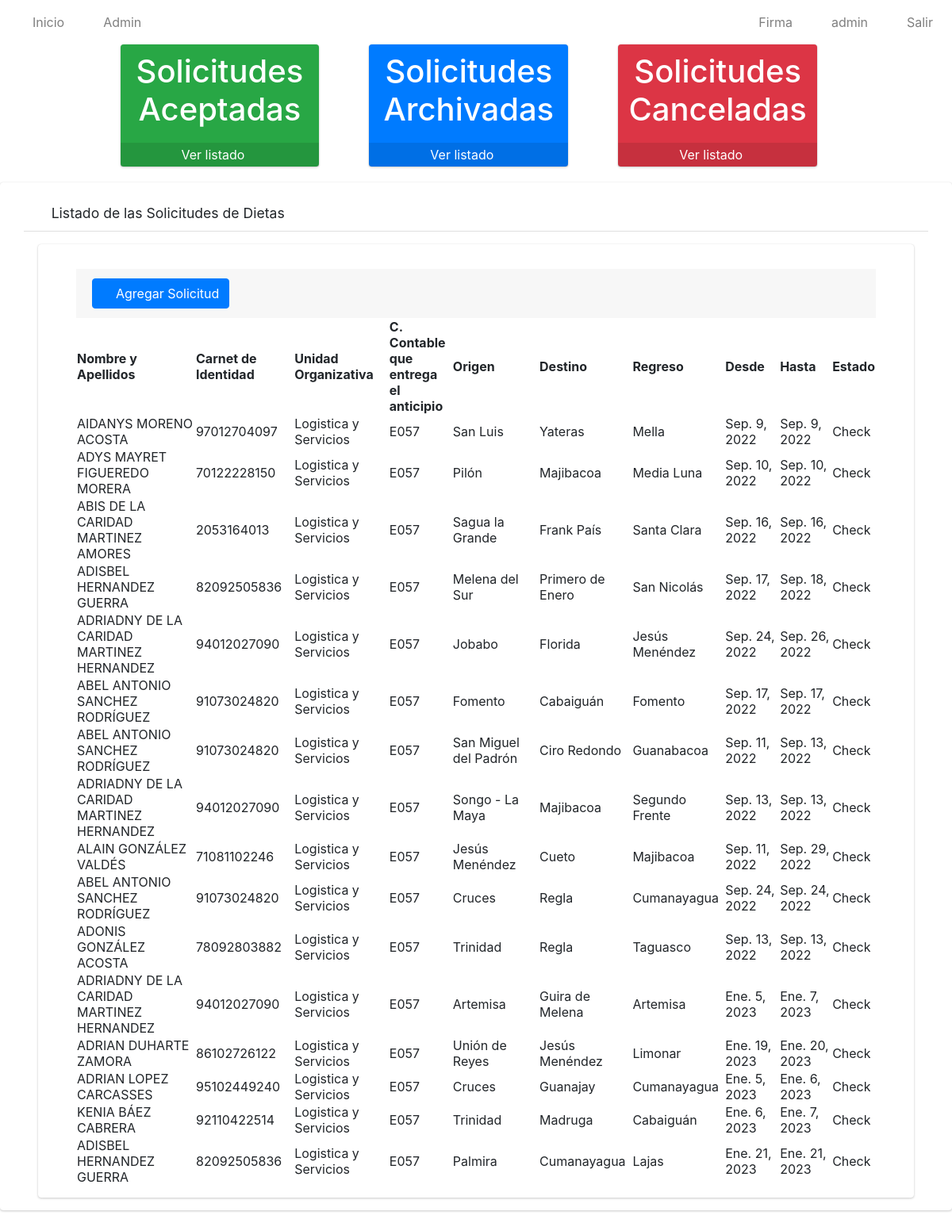
The page /index/ (signed in) on the database its author committed.
### app/models.py (models this page shows, shortened)
class Solicitud(models.Model):
    numero=models.IntegerField()
    solicitante=models.ForeignKey(Solicitante, on_delete=models.CASCADE)
    trabajador=models.ForeignKey(Trabajador, on_delete=models.CASCADE)
    unidad_organizativa=models.ForeignKey(Unidad_Organizativa, on_delete=models.CASCADE)
    c_contable=models.ForeignKey(C_Contable, on_delete=models.CASCADE)
    provincia=models.CharField(max_length=50)
    origen=models.CharField(max_length=50)
    prov_destino=models.CharField(max_length=50)
    destino=models.CharField(max_length=50)
    regreso=models.CharField(max_length=50)
    fecha_inicio=models.DateField()
    fecha_final=models.DateField()
    parleg=models.ForeignKey(Trabajador, on_delete=models.CASCADE, related_name='Trabajador_parleg', null=True, blank=True)
    cargo_presupuesto=models.ForeignKey(Cargo_al_Presupuesto, on_delete=models.CASCADE)
    autoriza=models.ForeignKey(Autoriza, on_delete=models.CASCADE)
    estado=models.CharField(max_length=200)
    observaciones=models.CharField(max_length=500, blank=True, null=True)
    labor=models.CharField(max_length=500, blank=True, null=True)
    class Meta:
        verbose_name="Solicitud"
        verbose_name_plural="Solicitudes"

class Trabajador(models.Model):
    usuario=models.OneToOneField(User, on_delete=models.CASCADE)
    ci=models.CharField(max_length=11, unique=True)
    def __str__(self):
            return self.usuario.first_name+' '+self.usuario.last_name
    class Meta:
        verbose_name = "Trabajador"
        verbose_name_plural = "Trabajadores"

class Unidad_Organizativa(models.Model):
    nombre=models.CharField(max_length=100)
    def __str__(self):
        return self.nombre
    class Meta:
        verbose_name="Unidad Organizativa"
        verbose_name_plural="Unidades Organizativas"

class C_Contable(models.Model):
    nombre=models.CharField(max_length=4)
    def __str__(self):
        return self.nombre

### app/views.py (the view)
# urls.py: path('', SolicitudListView.as_view(), name='solicitudes'),
class SolicitudListView(ListView):
    model = Solicitud
    template_name = 'solicitudes/listar.html'
    @method_decorator(login_required)
    def dispatch(self, request, *args, **kwargs):
        return super().dispatch(request,*args,** kwargs)
    def get_context_data(self, **kwargs):
        context = super().get_context_data(**kwargs)
        context['title'] = "Listado de Solicitudes"
        return context

### app/templates/solicitudes/listar.html (shortened to what this page needs)
{% extends 'base.html' %}
{% load static %}
{% block content %}
    <div class="row pl-5 pr-5 ml-5" >
         <div class="col-lg-3 col-6 ml-5">
            <div class="small-box bg-success">
                <div class="inner">
                    <h1 style="color: white;" class="text-center">
                        Solicitudes Aceptadas
                    </h1>
                </div>
                <div class="icon"><i class="fas fa-check-square"></i>
                </div>
                {% if perms.app.view_modelo %}
                <a href="{% url 'listarMod' %}" class="small-box-footer" style="color: white !important;">
                Ver listado <i class="fas fa-arrow-circle-right" style="color: white;"></i>
                </a>
                {% else %}
                <a href="#" class="small-box-footer" style="color: white !important;">
                No tiene permisos para ver los Modelos <i class="fas fa-eye-slash" style="color: white;"></i>
                </a>
                {% endif %}
            </div>
            </div>
        <div class="col-lg-3 col-6 ml-5">
            <div class="small-box btn-primary">
                <div class="inner">
                    <h1 style="color: white;" class="text-center">
                        Solicitudes Archivadas
                    </h1>
                </div>
                <div class="icon"><i class="fas fa-folder"></i>
                </div>
                {% if perms.app.view_modelo %}
                <a href="{% url 'listarModArch' %}" class="small-box-footer" style="color: white !important;">
                Ver listado <i class="fas fa-arrow-circle-right" style="color: white;"></i>
                </a>
                {% else %}
                <a href="#" class="small-box-footer" style="color: white !important;">
                No tiene permisos para ver los Modelos <i class="fas fa-eye-slash" style="color: white;"></i>
                </a>
                {% endif %}
            </div>
            </div>
        <div class="col-lg-3 col-6 ml-5">
        <div class="small-box bg-danger">
                <div class="inner">
                    <h1 style="color: white;" class="text-center">
                        Solicitudes Canceladas
                    </h1>
                </div>
                <div class="icon"><i class="fas fa-times-circle"></i>
                </div>
                {% if perms.app.view_modelo %}
                <a href="{% url 'listarModCancel' %}" class="small-box-footer" style="color: white !important;">
                Ver listado <i class="fas fa-arrow-circle-right" style="color: white;"></i>
                </a>
                {% else %}
                <a href="#" class="small-box-footer" style="color: white !important;">
                No tiene permisos para ver los Modelos <i class="fas fa-eye-slash" style="color: white;"></i>
                </a>
                {% endif %}
            </div>
            </div>
        </div>
    <div class=" card card-default">
        <div class="card-header px-3 mb-3 mt-3 container">
            <h3 class="card-title">
            <i class="fas fa-search"></i>
                Listado de las Solicitudes de Dietas
            </h3>
            </div>
        <div class="card card-body content-header mx-5 px-5">
         {% if perms.app.add_solicitud %}
             <div class=" card-footer mt-3">
            <a href="{% url 'crear_solicitud' %}" type="button" class="btn btn-primary">
                <i class="fas fa-plus"></i>
                Agregar Solicitud
            </a>
        </div>
             {% endif %}
            <table id="myTable" class="display" style="width: 100%;">
                <thead>
                    <tr>
                        <th>Nombre y Apellidos</th>
                        <th>Carnet de Identidad</th>
                        <th>Unidad Organizativa</th>
                        <th>C. Contable que entrega el anticipio</th>
                        <th>Origen</th>
                        <th>Destino</th>
                        <th>Regreso</th>
                        <th>Desde</th>
                        <th>Hasta</th>
                        <th>Estado</th>
                    </tr>
                </thead>
                <tbody>
                    {% for i in object_list %}
                    <tr>
                        <td style="width: 150px;">{{i.trabajador}}</td>
                        <td>{{i.trabajador.ci}}</td>
                        <td>{{i.unidad_organizativa}}</td>
                        <td style="width: 80px;">{{i.c_contable}}</td>
                        <td>{{i.origen}}</td>
                        <td>{{i.destino}}</td>
                        <td>{{i.regreso}}</td>
                        <td>{{i.fecha_inicio}}</td>
                        <td>{{i.fecha_final}}</td>
                        <td>{{i.estado}}</td>
                    </tr>
                    {% endfor %}
                </tbody>
            </table>
        </div>
    </div>
{% endblock %}

### app/templates/base.html (shortened to what this page needs)
{% load static %}
<html>
  <head>
    <link
      rel="stylesheet"
      href="{% static 'plugins/fontawesome-free/css/all.min.css'%}"
    />
    <link
      href="{% static 'plugins/bootstrap/css/bootstrap.min.css' %}"
      rel="stylesheet"
    />
    <link
      rel="stylesheet"
      type="text/css"
      href="{% static 'datatable/data_tables/datatables.min.css' %}"
    />
    <link
      rel="stylesheet"
      href="{% static 'plugins/jquery/jquery-confirm.min.css' %}"
    />
    <link
      rel="stylesheet"
      href="https://cdn.jsdelivr.net/npm/bootstrap-icons@1.7.2/font/bootstrap-icons.css"
    />
    <link
      href="{% static 'plugins/bootstrap/css/bootstrap.min.css' %}"
      rel="stylesheet"
    />
    <link
      href="{% static 'plugins/bootstrap/css/bootstrap.min.css' %}"
      rel="stylesheet"
    />
    <link
      rel="stylesheet"
      href="{% static 'dist/css/adminlte.min.css'%}"
    />
  </head>
  <nav class="navbar navbar-expand-md navbar-white navbar-light">
    <ul class="navbar-nav">
      <li class="nav-item">
        <a href="{% url 'solicitudes' %}" class="nav-link">
          <i class="fas fa-home"></i>
          Inicio</a
        >
      </li>
      {% if user.is_superuser or user.is_staff %}
      <li class="nav-item">
        <a class="nav-link" href="/admin/" role="button">
          <i class="fas fa-tachometer-alt"></i> Admin
        </a>
      </li>
      {%endif%}
    </ul>
    <ul class="navbar-nav ml-auto">
      <li class="nav-item">
        <a class="nav-link" onclick="modal_firma()" role="button">
          <i class="fas fa-edit"></i> Firma
        </a>
      </li>
      <li class="nav-item">
        <a class="nav-link" href="javascript:;" role="button">
          <i class="fas fa-user"></i> {{ user.username }}
        </a>
      </li>
      <li class="nav-item">
        <a class="nav-link" href="{% url 'logout' %}" role="button">
          <i class="fas fa-power-off"></i> Salir
        </a>
      </li>
    </ul>
  </nav>
  <body style="max-width: 1750px" class="mx-auto">
     {%block content%} {% endblock %}
  </body>
</html>

### rows shown on the page
Solicitud: trabajador "AIDANYS MORENO ACOSTA", trabajador.ci "97012704097", unidad_organizativa "Logistica y Servicios", c_contable "E057", origen "San Luis", destino "Yateras", regreso "Mella", fecha_inicio "Sep. 9, 2022", fecha_final "Sep. 9, 2022", estado "Check"
Solicitud: trabajador "ADYS MAYRET FIGUEREDO MORERA", trabajador.ci "70122228150", unidad_organizativa "Logistica y Servicios", c_contable "E057", origen "Pilón", destino "Majibacoa", regreso "Media Luna", fecha_inicio "Sep. 10, 2022", fecha_final "Sep. 10, 2022", estado "Check"
Solicitud: trabajador "ABIS DE LA CARIDAD MARTINEZ AMORES", trabajador.ci "2053164013", unidad_organizativa "Logistica y Servicios", c_contable "E057", origen "Sagua la Grande", destino "Frank País", regreso "Santa Clara", fecha_inicio "Sep. 16, 2022", fecha_final "Sep. 16, 2022", estado "Check"
Solicitud: trabajador "ADISBEL HERNANDEZ GUERRA", trabajador.ci "82092505836", unidad_organizativa "Logistica y Servicios", c_contable "E057", origen "Melena del Sur", destino "Primero de Enero", regreso "San Nicolás", fecha_inicio "Sep. 17, 2022", fecha_final "Sep. 18, 2022", estado "Check"
Solicitud: trabajador "ADRIADNY DE LA CARIDAD MARTINEZ HERNANDEZ", trabajador.ci "94012027090", unidad_organizativa "Logistica y Servicios", c_contable "E057", origen "Jobabo", destino "Florida", regreso "Jesús Menéndez", fecha_inicio "Sep. 24, 2022", fecha_final "Sep. 26, 2022", estado "Check"
Solicitud: trabajador "ABEL ANTONIO SANCHEZ RODRÍGUEZ", trabajador.ci "91073024820", unidad_organizativa "Logistica y Servicios", c_contable "E057", origen "Fomento", destino "Cabaiguán", regreso "Fomento", fecha_inicio "Sep. 17, 2022", fecha_final "Sep. 17, 2022", estado "Check"
Solicitud: trabajador "ABEL ANTONIO SANCHEZ RODRÍGUEZ", trabajador.ci "91073024820", unidad_organizativa "Logistica y Servicios", c_contable "E057", origen "San Miguel del Padrón", destino "Ciro Redondo", regreso "Guanabacoa", fecha_inicio "Sep. 11, 2022", fecha_final "Sep. 13, 2022", estado "Check"
Solicitud: trabajador "ADRIADNY DE LA CARIDAD MARTINEZ HERNANDEZ", trabajador.ci "94012027090", unidad_organizativa "Logistica y Servicios", c_contable "E057", origen "Songo - La Maya", destino "Majibacoa", regreso "Segundo Frente", fecha_inicio "Sep. 13, 2022", fecha_final "Sep. 13, 2022", estado "Check"
Solicitud: trabajador "ALAIN GONZÁLEZ VALDÉS", trabajador.ci "71081102246", unidad_organizativa "Logistica y Servicios", c_contable "E057", origen "Jesús Menéndez", destino "Cueto", regreso "Majibacoa", fecha_inicio "Sep. 11, 2022", fecha_final "Sep. 29, 2022", estado "Check"
Solicitud: trabajador "ABEL ANTONIO SANCHEZ RODRÍGUEZ", trabajador.ci "91073024820", unidad_organizativa "Logistica y Servicios", c_contable "E057", origen "Cruces", destino "Regla", regreso "Cumanayagua", fecha_inicio "Sep. 24, 2022", fecha_final "Sep. 24, 2022", estado "Check"
Solicitud: trabajador "ADONIS GONZÁLEZ ACOSTA", trabajador.ci "78092803882", unidad_organizativa "Logistica y Servicios", c_contable "E057", origen "Trinidad", destino "Regla", regreso "Taguasco", fecha_inicio "Sep. 13, 2022", fecha_final "Sep. 13, 2022", estado "Check"
Solicitud: trabajador "ADRIADNY DE LA CARIDAD MARTINEZ HERNANDEZ", trabajador.ci "94012027090", unidad_organizativa "Logistica y Servicios", c_contable "E057", origen "Artemisa", destino "Guira de Melena", regreso "Artemisa", fecha_inicio "Ene. 5, 2023", fecha_final "Ene. 7, 2023", estado "Check"
Solicitud: trabajador "ADRIAN DUHARTE ZAMORA", trabajador.ci "86102726122", unidad_organizativa "Logistica y Servicios", c_contable "E057", origen "Unión de Reyes", destino "Jesús Menéndez", regreso "Limonar", fecha_inicio "Ene. 19, 2023", fecha_final "Ene. 20, 2023", estado "Check"
Solicitud: trabajador "ADRIAN LOPEZ CARCASSES", trabajador.ci "95102449240", unidad_organizativa "Logistica y Servicios", c_contable "E057", origen "Cruces", destino "Guanajay", regreso "Cumanayagua", fecha_inicio "Ene. 5, 2023", fecha_final "Ene. 6, 2023", estado "Check"
Solicitud: trabajador "KENIA BÁEZ CABRERA", trabajador.ci "92110422514", unidad_organizativa "Logistica y Servicios", c_contable "E057", origen "Trinidad", destino "Madruga", regreso "Cabaiguán", fecha_inicio "Ene. 6, 2023", fecha_final "Ene. 7, 2023", estado "Check"
Solicitud: trabajador "ADISBEL HERNANDEZ GUERRA", trabajador.ci "82092505836", unidad_organizativa "Logistica y Servicios", c_contable "E057", origen "Palmira", destino "Cumanayagua", regreso "Lajas", fecha_inicio "Ene. 21, 2023", fecha_final "Ene. 21, 2023", estado "Check"

### other values the page prints
{{ user.username }} "admin"
